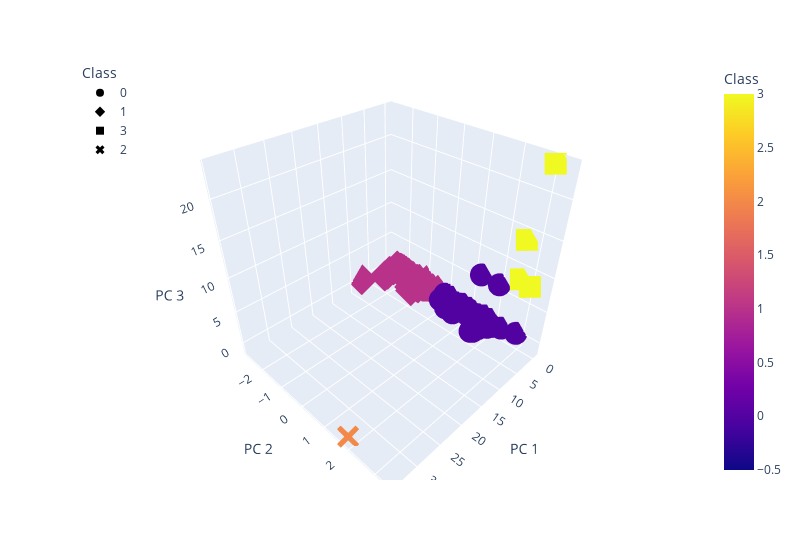

Notebook cell for this chart:
### Markdown cell above
### Deliverable 4: Visualizing Cryptocurrencies Results

#### 3D-Scatter with Clusters

### Code cell
# Creating a 3D-Scatter with the PCA data and the clusters
fig = px.scatter_3d(
    clusteredDF, 
    x = "PC 1", 
    y = "PC 2", 
    z = "PC 3",
    color = "Class",
    symbol = "Class",
    hover_name= 'CoinName',
    hover_data= ['Algorithm'],
    width = 800
)

fig.update_layout(legend = dict(x=0, y=1))
fig.show()

### Figure 1 — Plotly figure (JSON) as saved in the notebook; plotly's stock layout.template omitted (floating-point values rounded to 4 significant figures; data arrays with more than 128 entries replaced by an {"elided": "..."} marker saying what was removed)
{"data": [{"customdata": {"elided": "288x1 str values"}, "hovertemplate": "<b>%{hovertext}</b><br><br>Class=%{marker.color}<br>PC 1=%{x}<br>PC 2=%{y}<br>PC 3=%{z}<br>Algorithm=%{customdata[0]}<extra></extra>", "hovertext": {"elided": "288 str values"}, "legendgroup": "0", "marker": {"color": {"elided": "288 int values"}, "coloraxis": "coloraxis", "symbol": "circle"}, "mode": "markers", "name": "0", "scene": "scene", "showlegend": true, "type": "scatter3d", "x": {"elided": "288 float values"}, "y": {"elided": "288 float values"}, "z": {"elided": "288 float values"}}, {"customdata": {"elided": "239x1 str values"}, "hovertemplate": "<b>%{hovertext}</b><br><br>Class=%{marker.color}<br>PC 1=%{x}<br>PC 2=%{y}<br>PC 3=%{z}<br>Algorithm=%{customdata[0]}<extra></extra>", "hovertext": {"elided": "239 str values"}, "legendgroup": "1", "marker": {"color": {"elided": "239 int values"}, "coloraxis": "coloraxis", "symbol": "diamond"}, "mode": "markers", "name": "1", "scene": "scene", "showlegend": true, "type": "scatter3d", "x": {"elided": "239 float values"}, "y": {"elided": "239 float values"}, "z": {"elided": "239 float values"}}, {"customdata": [["VeChainThor Authority"], ["Proof-of-BibleHash"], ["SHA-256 + Hive"], ["Leased POS"]], "hovertemplate": "<b>%{hovertext}</b><br><br>Class=%{marker.color}<br>PC 1=%{x}<br>PC 2=%{y}<br>PC 3=%{z}<br>Algorithm=%{customdata[0]}<extra></extra>", "hovertext": ["Vechain", "BiblePay", "LitecoinCash", "Waves"], "legendgroup": "3", "marker": {"color": [3, 3, 3, 3], "coloraxis": "coloraxis", "symbol": "square"}, "mode": "markers", "name": "3", "scene": "scene", "showlegend": true, "type": "scatter3d", "x": [4.324, -0.1654, -0.4257, -0.4142], "y": [3.396, 3.043, 2.654, 2.619], "z": [10.68, 23.56, 8.386, 13.83]}, {"customdata": [["TRC10"]], "hovertemplate": "<b>%{hovertext}</b><br><br>Class=%{marker.color}<br>PC 1=%{x}<br>PC 2=%{y}<br>PC 3=%{z}<br>Algorithm=%{customdata[0]}<extra></extra>", "hovertext": ["BitTorrent"], "legendgroup": "2", "marker": {"color": [2], "coloraxis": "coloraxis", "symbol": "x"}, "mode": "markers", "name": "2", "scene": "scene", "showlegend": true, "type": "scatter3d", "x": [34.08], "y": [1.794], "z": [-1.17]}], "layout": {"coloraxis": {"colorbar": {"title": {"text": "Class"}}, "colorscale": [[0, "#0d0887"], [0.1111, "#46039f"], [0.2222, "#7201a8"], [0.3333, "#9c179e"], [0.4444, "#bd3786"], [0.5556, "#d8576b"], [0.6667, "#ed7953"], [0.7778, "#fb9f3a"], [0.8889, "#fdca26"], [1, "#f0f921"]]}, "legend": {"title": {"text": "Class"}, "tracegroupgap": 0, "x": 0, "y": 1}, "margin": {"t": 60}, "scene": {"domain": {"x": [0, 1], "y": [0, 1]}, "xaxis": {"title": {"text": "PC 1"}}, "yaxis": {"title": {"text": "PC 2"}}, "zaxis": {"title": {"text": "PC 3"}}}, "width": 800}}
